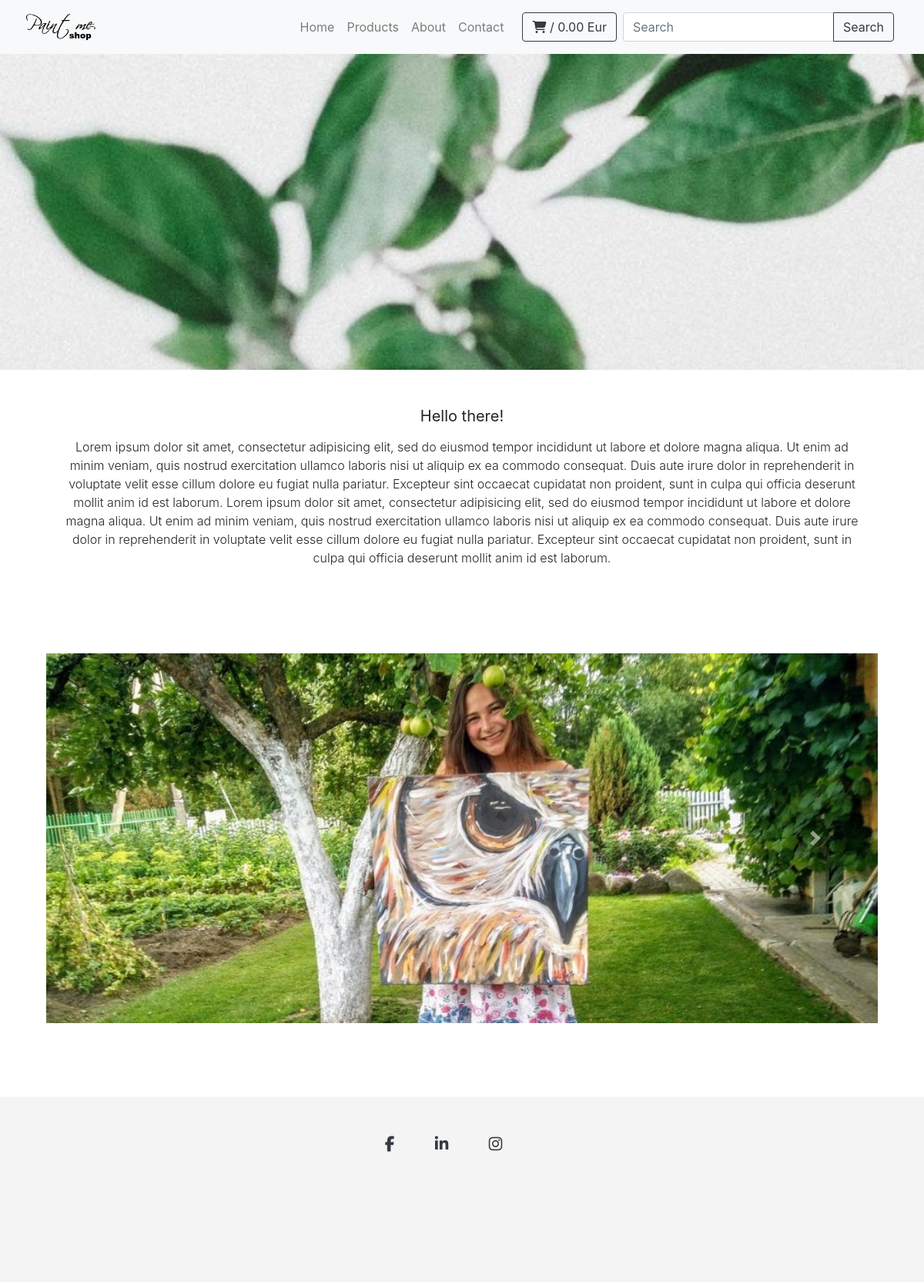
Page /about.php on the committed database.
### tables this page shows
CREATE TABLE `navigation` (
  `id` int(6) NOT NULL,
  `item` varchar(50) DEFAULT NULL,
  `link` varchar(50) DEFAULT NULL
);

CREATE TABLE `about` (
  `id` int(6) NOT NULL,
  `atext` varchar(2000) DEFAULT NULL,
  `title` varchar(100) DEFAULT NULL
);

### db_functions.php (called while the page is built, shortened)
<?php
    $loginDB = mysqli_connect(MYSQL_HOST, MYSQL_USER, MYSQL_PASSWORD, DB_NAME);
    function getLoginDB() {
        global $loginDB;
        return $loginDB;
    }
    function getMenu($itemLimit = 10) {
        $query = "SELECT * FROM navigation;";
        $result = mysqli_query(getLoginDB(),  $query);
        return $result;
    }
        function getAbout() {
            $query = "SELECT * FROM about
                      WHERE id = 1; ";
            $result = mysqli_query(getLoginDB(), $query);
            $resultArray = mysqli_fetch_assoc($result);
            return $resultArray;
        }
 ?>

### about.php (the view, shortened to what this page needs)
<html>
    <head>
        <link rel="stylesheet" href="./libs/bootstrap/css/bootstrap.css">
        <link rel="stylesheet" href="css/main.css">
    </head>
    <body>
      <?php include('header_page.php'); ?>
      <main class="container">
        <section class="py-5 ">
          <div class="container justify-content-cente">
              <div class="col-12">
                <h5 class="font-weight-light text-center "><strong><?php
                  echo getAbout()['title'];
                 ?></strong></h5>
                <p class="font-weight-light text-center mt-3"><?php
                  echo getAbout()['atext'];
                 ?></p>
              </div>
          </div>
        </section>
        <section class="py-5 ">
          <div class="container justify-content-cente">
              <?php include('carousel.php'); ?>
          </div>
        </section>
      </main>
      <footer>
            <?php include('footer.php'); ?>
      </footer>
    </body>
</html>

### nav.php (shortened to what this page needs)
<nav class="navbar navbar-expand-lg navbar-light bg-light shadow fixed-top ">
  <div class="container-fluid text-center">
    <a class="navbar-brand" href="index.php"><img class="logo img-responsive" src="img/logo-paint-me.png" /></a>
    <div class="collapse navbar-collapse" id="navbarResponsive">
      <ul class="navbar-nav ml-auto">
        <?php
        require_once('db_functions.php');
        $allmenu = getMenu(9);
        $item = mysqli_fetch_assoc($allmenu);
          while (  $item == true ) {
              echo "<li class='nav-item'><a class='nav-link' href='" . $item['link'] . "?id=" . $item['id'] . "'>";
              echo $item['item'] . "</a></li>";
              $item = mysqli_fetch_assoc($allmenu);
          }
         ?>
      </ul>
      <a class="btn btn-outline-dark my-2 my-sm-0 ml-3" href="cart.php?id=5">
        <i class="fas fa-shopping-cart"></i> <?php  echo $_SESSION['quantity'][0]; ?> / <?php
          echo number_format((float)$_SESSION['total'][0], 2, '.', ''); ?> Eur</a>
      <form class="m-2" method="get" action="search.php">
        <div class="input-group">
          <input type="text" name="search" class="form-control" placeholder="Search" aria-label="" aria-describedby="basic-addon1" required>
          <div class="input-group-append">
            <button class="btn btn-outline-dark" type="submit">Search</button>
          </div>
        </div>
      </form>
    </div>
  </div>
</nav>

### header_page.php (shortened to what this page needs)
<?php include('nav.php'); ?>
<header class="header-page">
  <div class="container h-100">
    <div class="row h-100 align-items-center">
      <div class="col-12 text-center">
        <h1 class="font-weight-light p-5"></h1>
      </div>
    </div>
  </div>
</header>

### carousel.php (shortened to what this page needs)
<?php require_once('db_functions.php') ?>
<div id="carouselFadeExampleIndicators" class="carousel slide carousel-fade w-100" data-ride="carousel">
  <div class="carousel-inner" role="listbox">
    <div class="carousel-item active">
      <img class="d-block w-100" src="img/slider-img-1.jpg" data-src="holder.js/900x400?theme=social" alt="First slide">
    </div>
  </div>
  <a class="carousel-control-prev" href="#carouselFadeExampleIndicators" role="button" data-slide="prev">
    <span class="carousel-control-prev-icon" aria-hidden="true"></span>
  </a>
  <a class="carousel-control-next" href="#carouselFadeExampleIndicators" role="button" data-slide="next">
    <span class="carousel-control-next-icon" aria-hidden="true"></span>
  </a>
</div>

### footer.php
<footer class="page-footer font-small cyan darken-3 footer-image mt-5 justify-content-center">
  <div class="container  ">
    <div class="row">
      <div class="col-md-12 py-5 text-center">
          <a class="fb-ic text-dark" href="https://www.facebook.com/" target="_blank">
            <i class="fab fa-facebook-f fa-lg white-text mr-md-5 mr-3 fa-2x"> </i>
          </a>
          <a class="li-ic text-dark" href="https://www.linkedin.com/in/gajauskaite/" target="_blank">
            <i class="fab fa-linkedin-in fa-lg white-text mr-md-5 mr-3 fa-2x"> </i>
          </a>
          <a class="ins-ic text-dark" href="https://www.instagram.com/ugniuzulas/" target="_blank">
            <i class="fab fa-instagram fa-lg white-text mr-md-5 mr-3 fa-2x"> </i>
          </a>
      </div>
    </div>
  </div>
</footer>

### css/main.css (style rules this page uses)
.header-page { height: 60vh; background-image: url('../img/header-img-5.jpg'); background-size: cover; background-position: cente; background-repeat: no-repeat; background-attachment: fixed; }
.footer-image { height: 30vh; background-color: #f4f4f4; }
.logo { max-height: 40px ; width: auto; }

### rows in the picture
navigation: item "Home"
navigation: item "Products"
navigation: item "About"
navigation: item "Contact"
about: title "Hello there!", atext "Lorem ipsum dolor sit amet, consectetur adipisicing elit, sed do eiusmod tempor incididunt ut labore et dolore magna aliqua. Ut enim ad minim veniam, quis nostrud exercitation ullamco laboris nisi ut aliquip ex ea commodo consequat. Duis aute irure dolor in reprehenderit in voluptate velit esse cillum dolore eu fugiat nulla pariatur. Excepteur sint occaecat cupidatat non proident, sunt in culpa qui officia deserunt mollit anim id est laborum. Lorem ipsum dolor sit amet, consectetur adipisicing elit, sed do eiusmod tempor incididunt ut labore et dolore magna aliqua. Ut enim ad minim veniam, quis nostrud exercitation ullamco laboris nisi ut aliquip ex ea commodo consequat. Duis aute irure…"

### other values in the picture
$_SESSION['total'][0] "0.00"
